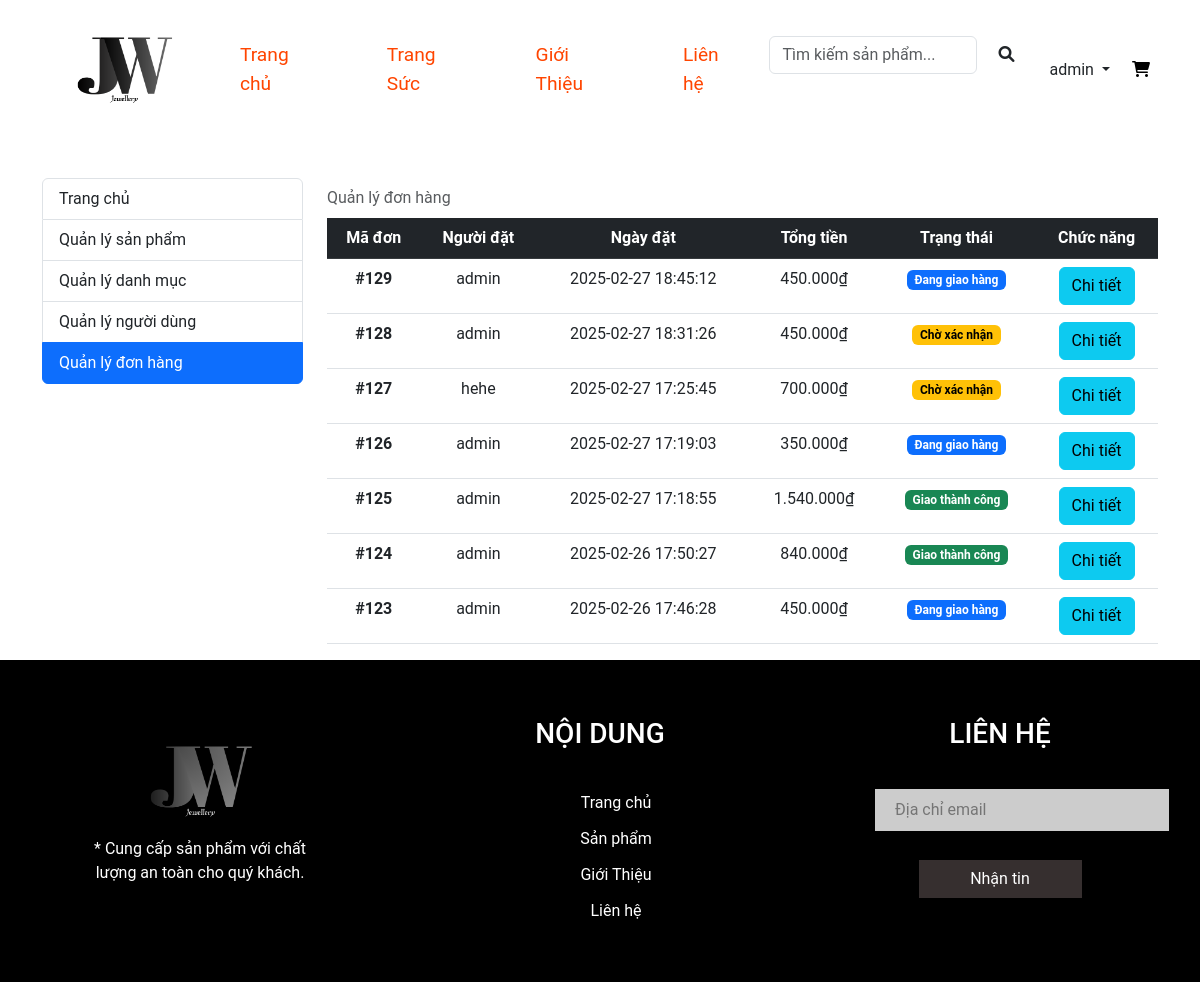
The page /admin-order (signed in) on the database its author committed.
### tables this page shows
CREATE TABLE `donhang` (
  `id` int NOT NULL,
  `ngaydat` datetime NOT NULL DEFAULT CURRENT_TIMESTAMP,
  `soluongSP` int NOT NULL,
  `tongtien` int NOT NULL,
  `magg` varchar(50) DEFAULT NULL,
  `trangthai` set('Chờ xác nhận','Đang giao hàng','Giao thành công','Đơn bị hủy') NOT NULL DEFAULT 'Chờ xác nhận',
  `id_user` int NOT NULL
);

CREATE TABLE `user` (
  `id` int NOT NULL,
  `username` varchar(100) NOT NULL,
  `password` varchar(100) NOT NULL,
  `email` varchar(100) NOT NULL,
  `sdt` varchar(20) NOT NULL,
  `vaitro` enum('user','admin') DEFAULT 'user'
);

### src/Framework/Viewer.php (called while the page is built, shortened)
<?php
class Viewer
{
  public function render(string $template, array $data = []): string
  {
    extract($data, EXTR_SKIP);
    require "views/$template";
    return ob_get_clean();
  }
}

### index.php (called while the page is built, shortened)
<?php
include_once "./views/layout-header.php";
$router = new Router();
$router->add("/", ["controller" => "home", "action" => "index"]);
$router->add("/trang-suc", ["controller" => "products", "action" => "index"]);
$router->add("/trang-suc/tim-kiem", ["controller" => "products", "action" => "search"]);
$router->add("/trang-suc/danh-muc/{id:\d+}", ["controller" => "products", "action" => "index"]);
$router->add("/trang-suc/chi-tiet/{id:\d+}", ["controller" => "products", "action" => "detail"]);
$router->add("/gioi-thieu", ["controller" => "home", "action" => "about"]);
$router->add("/lien-he", ["controller" => "home", "action" => "contact"]);
$router->add("/gio-hang", ["controller" => "carts", "action" => "index"]);
$router->add("/gio-hang/check-out", ["controller" => "carts", "action" => "checkout"]);
$router->add("/gio-hang/add/{id:\d+}", ["controller" => "carts", "action" => "addToCart"]);
$router->add("/gio-hang/xoa/{id:\d+}", ["controller" => "carts", "action" => "removeFromCart"]);
$router->add("/don-hang", ["controller" => "orders", "action" => "index"]);
$router->add("/don-hang/chi-tiet/{id:\d+}", ["controller" => "orders", "action" => "detail"]);
$router->add("/don-hang/huy/{id:\d+}", ["controller" => "orders", "action" => "cancel"]);
$router->add("/dang-nhap", ["controller" => "users", "action" => "login"]);
$router->add("/dang-ky", ["controller" => "users", "action" => "register"]);
$router->add("/dang-xuat", ["controller" => "users", "action" => "logout"]);
$router->add("/admin", ["controller" => "admins", "action" => "index"]);
$router->add("/admin-pro", ["controller" => "products", "action" => "adminPro"]);
$router->add("/admin-add-pro", ["controller" => "products", "action" => "adminAddPro"]);
$router->add("/admin-edit-pro/{id:\d+}", ["controller" => "products", "action" => "adminEditPro"]);
$router->add("/admin-delete-pro/{id:\d+}", ["controller" => "products", "action" => "deleteP"]);
$router->add("/admin-cate", ["controller" => "categorys", "action" => "adminCate"]);
$router->add("/admin-add-cate", ["controller" => "categorys", "action" => "adminAddCate"]);
$router->add("/admin-edit-cate/{id:\d+}", ["controller" => "categorys", "action" => "adminEditCate"]);
$router->add("/admin-delete-cate/{id:\d+}", ["controller" => "categorys", "action" => "deleteC"]);
$router->add("/admin-user", ["controller" => "admins", "action" => "adminUser"]);
$router->add("/admin-add-user", ["controller" => "admins", "action" => "addUser"]);
$router->add("/admin-edit-user/{id:\d+}", ["controller" => "admins", "action" => "editAdminUser"]);
$router->add("/admin-delete-user/{id:\d+}", ["controller" => "admins", "action" => "deleteU"]);
$router->add("/admin-order", ["controller" => "admins", "action" => "adminOrders"]);
$router->add("/admin-order-update/{id:\d+}", ["controller" => "admins", "action" => "updateOrderStatus"]);
$router->add("/admin-order-detail/{id:\d+}", ["controller" => "admins", "action" => "adminOrderDetail"]);
$router->add("/admin-order-confirm/{id:\d+}", ["controller" => "admins", "action" => "confirmOrder"]);
$router->add("/admin-order-cancel/{id:\d+}", ["controller" => "admins", "action" => "cancelOrder"]);
$path = parse_url($_SERVER["REQUEST_URI"], PHP_URL_PATH);
$params = $router->match($path);
$action = $params["action"];
unset($params['controller'], $params["action"]);
$controller_object = new ("App\Controllers\\" . $controller)();
$controller_object->$action(...$params);
include_once "./views/layout-footer.php";

### src/App/Database.php (called while the page is built, shortened)
<?php
class Database
{
  public function getConnection(): PDO
  {
    $dsn = "mysql:host={$this->host};dbname={$this->name};charset=utf8;port=3306";
    return new PDO($dsn, $this->user, $this->password, [
      PDO::ATTR_ERRMODE => PDO::ERRMODE_EXCEPTION
    ]);
  }
  private function query($sql, $param = [])
  {
    $stmt = $this->getConnection()->prepare($sql);
    if ($param) {
      $stmt->execute($param);
    } else {
      $stmt->execute();
    }
    return $stmt;
  }
  public function getAll($sql)
  {
    $param = array_slice(func_get_args(), 1);
    $stmt = $this->query($sql, $param);
    return $stmt->fetchAll(PDO::FETCH_ASSOC);
  }
}

### src/App/Models/Order.php (called while the page is built, shortened)
<?php
class Order extends Model
{
    public function getAllOrders()
    {
        $sql = "SELECT donhang.*, user.username AS ten_nguoidung
                FROM donhang
                JOIN user ON donhang.id_user = user.id
                ORDER BY donhang.ngaydat DESC";
        return $this->database->getAll($sql);
    }
}

### src/Framework/Model.php (called while the page is built, shortened)
<?php
abstract class Model
{
  public function __construct()
  {
    $this->database = new Database("localhost", "wd19311-php2", "root", "");
  }
}

### views/admin-order.php (the view, shortened to what this page needs)
<div class="container mt-5">
    <div class="row">
        <div class="col-lg-3">
            <div class="list-group">
                <a href="/web2-php/admin" class="list-group-item list-group-item-action">Trang chủ</a>
                <a href="/web2-php/admin-pro" class="list-group-item list-group-item-action">Quản lý sản phẩm</a>
                <a href="/web2-php/admin-cate" class="list-group-item list-group-item-action">Quản lý danh mục</a>
                <a href="/web2-php/admin-user" class="list-group-item list-group-item-action">Quản lý người dùng</a>
                <a href="/web2-php/admin-order" class="list-group-item list-group-item-action active">Quản lý đơn hàng</a>
            </div>
        </div>
        <div class="col-lg-9">
            <table class="table caption-top text-center">
                <caption>
                    <div class="row">
                        <div class="col-md-6">Quản lý đơn hàng</div>
                    </div>
                </caption>
                <thead class="table-dark">
                    <tr>
                        <th scope="col">Mã đơn</th>
                        <th scope="col">Người đặt</th>
                        <th scope="col">Ngày đặt</th>
                        <th scope="col">Tổng tiền</th>
                        <th scope="col">Trạng thái</th>
                        <th scope="col">Chức năng</th>
                    </tr>
                </thead>
                <tbody>
                    <?php foreach ($orders as $order): ?>
                        <tr>
                            <th scope="row">#<?= $order['id'] ?></th>
                            <td><?= $order['ten_nguoidung'] ?></td>
                            <td><?= $order['ngaydat'] ?></td>
                            <td><?= number_format($order['tongtien'], 0, ',', '.') ?>₫</td>
                            <td>
                                <span class="badge
                                <?php
                                switch ($order['trangthai']) {
                                    case 'Chờ xác nhận':
                                        echo 'text-bg-warning';
                                        break;
                                    case 'Đang giao hàng':
                                        echo 'text-bg-primary';
                                        break;
                                    case 'Giao thành công':
                                        echo 'text-bg-success';
                                        break;
                                }
                                ?>">
                                    <?= ucfirst(str_replace('-', ' ', $order['trangthai'])) ?>
                                </span>
                            </td>
                            <td>
                                <div class="btn-group" role="group">
                                    <a href="/web2-php/admin-order-detail/<?= $order['id'] ?>">
                                        <button type="button" class="btn btn-info">Chi tiết</button>
                                    </a>
                                </div>
                            </td>
                        </tr>
                    <?php endforeach; ?>
                </tbody>
            </table>
        </div>
    </div>
</div>

### public/css/index.css (style rules this page uses)
:root { --main-color: #d3ad7f; --black: black; --bg: #fff; --border: .1rem solid rgba(255, 255, 255, .3); }
* { padding: 0; margin: 0; box-sizing: border-box; font-family: 'Roboto', sans-serif; outline: none; border: none; text-decoration: none; }
body { background: #fff; }
.list-group-item { background-color: #fff; color: #333; border: 1px solid #ddd; transition: all 0.3s ease-in-out; }

### rows shown on the page
donhang: id "129", id_user.username "admin", ngaydat "2025-02-27 18:45:12", tongtien "450.000", trangthai "Đang giao hàng"
donhang: id "128", id_user.username "admin", ngaydat "2025-02-27 18:31:26", tongtien "450.000", trangthai "Chờ xác nhận"
donhang: id "127", id_user.username "hehe", ngaydat "2025-02-27 17:25:45", tongtien "700.000", trangthai "Chờ xác nhận"
donhang: id "126", id_user.username "admin", ngaydat "2025-02-27 17:19:03", tongtien "350.000", trangthai "Đang giao hàng"
donhang: id "125", id_user.username "admin", ngaydat "2025-02-27 17:18:55", tongtien "1.540.000", trangthai "Giao thành công"
donhang: id "124", id_user.username "admin", ngaydat "2025-02-26 17:50:27", tongtien "840.000", trangthai "Giao thành công"
donhang: id "123", id_user.username "admin", ngaydat "2025-02-26 17:46:28", tongtien "450.000", trangthai "Đang giao hàng"

### other values the page prints
$_SESSION['user']['username'] "admin"
